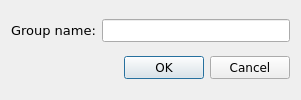
<?xml version="1.0" encoding="UTF-8"?>
<ui version="4.0">
 <class>group_name_dialog</class>
 <widget class="QDialog" name="group_name_dialog">
  <property name="enabled">
   <bool>true</bool>
  </property>
  <property name="geometry">
   <rect>
    <x>0</x>
    <y>0</y>
    <width>301</width>
    <height>100</height>
   </rect>
  </property>
  <property name="minimumSize">
   <size>
    <width>301</width>
    <height>100</height>
   </size>
  </property>
  <property name="maximumSize">
   <size>
    <width>500</width>
    <height>100</height>
   </size>
  </property>
  <property name="font">
   <font>
    <family>Verdana</family>
   </font>
  </property>
  <property name="windowTitle">
   <string>Edit Group Name</string>
  </property>
  <property name="windowIcon">
   <iconset>
    <normaloff>:/misc/meta.png</normaloff>:/misc/meta.png</iconset>
  </property>
  <layout class="QVBoxLayout" name="verticalLayout">
   <item>
    <layout class="QGridLayout" name="gridLayout">
     <item row="0" column="0">
      <widget class="QLabel" name="field_lbl">
       <property name="font">
        <font>
         <family>Verdana</family>
         <pointsize>10</pointsize>
        </font>
       </property>
       <property name="text">
        <string>Group name:</string>
       </property>
      </widget>
     </item>
     <item row="0" column="1">
      <widget class="QLineEdit" name="group_name_le">
       <property name="font">
        <font>
         <family>Verdana</family>
        </font>
       </property>
       <property name="alignment">
        <set>Qt::AlignCenter</set>
       </property>
      </widget>
     </item>
    </layout>
   </item>
   <item>
    <widget class="QDialogButtonBox" name="buttonBox">
     <property name="font">
      <font>
       <family>Verdana</family>
      </font>
     </property>
     <property name="orientation">
      <enum>Qt::Horizontal</enum>
     </property>
     <property name="standardButtons">
      <set>QDialogButtonBox::Cancel|QDialogButtonBox::Ok</set>
     </property>
    </widget>
   </item>
  </layout>
 </widget>
 <resources>
  <include location="images/icons.qrc"/>
 </resources>
 <connections>
  <connection>
   <sender>buttonBox</sender>
   <signal>accepted()</signal>
   <receiver>group_name_dialog</receiver>
   <slot>accept()</slot>
   <hints>
    <hint type="sourcelabel">
     <x>248</x>
     <y>254</y>
    </hint>
    <hint type="destinationlabel">
     <x>157</x>
     <y>274</y>
    </hint>
   </hints>
  </connection>
  <connection>
   <sender>buttonBox</sender>
   <signal>rejected()</signal>
   <receiver>group_name_dialog</receiver>
   <slot>reject()</slot>
   <hints>
    <hint type="sourcelabel">
     <x>316</x>
     <y>260</y>
    </hint>
    <hint type="destinationlabel">
     <x>286</x>
     <y>274</y>
    </hint>
   </hints>
  </connection>
 </connections>
</ui>
